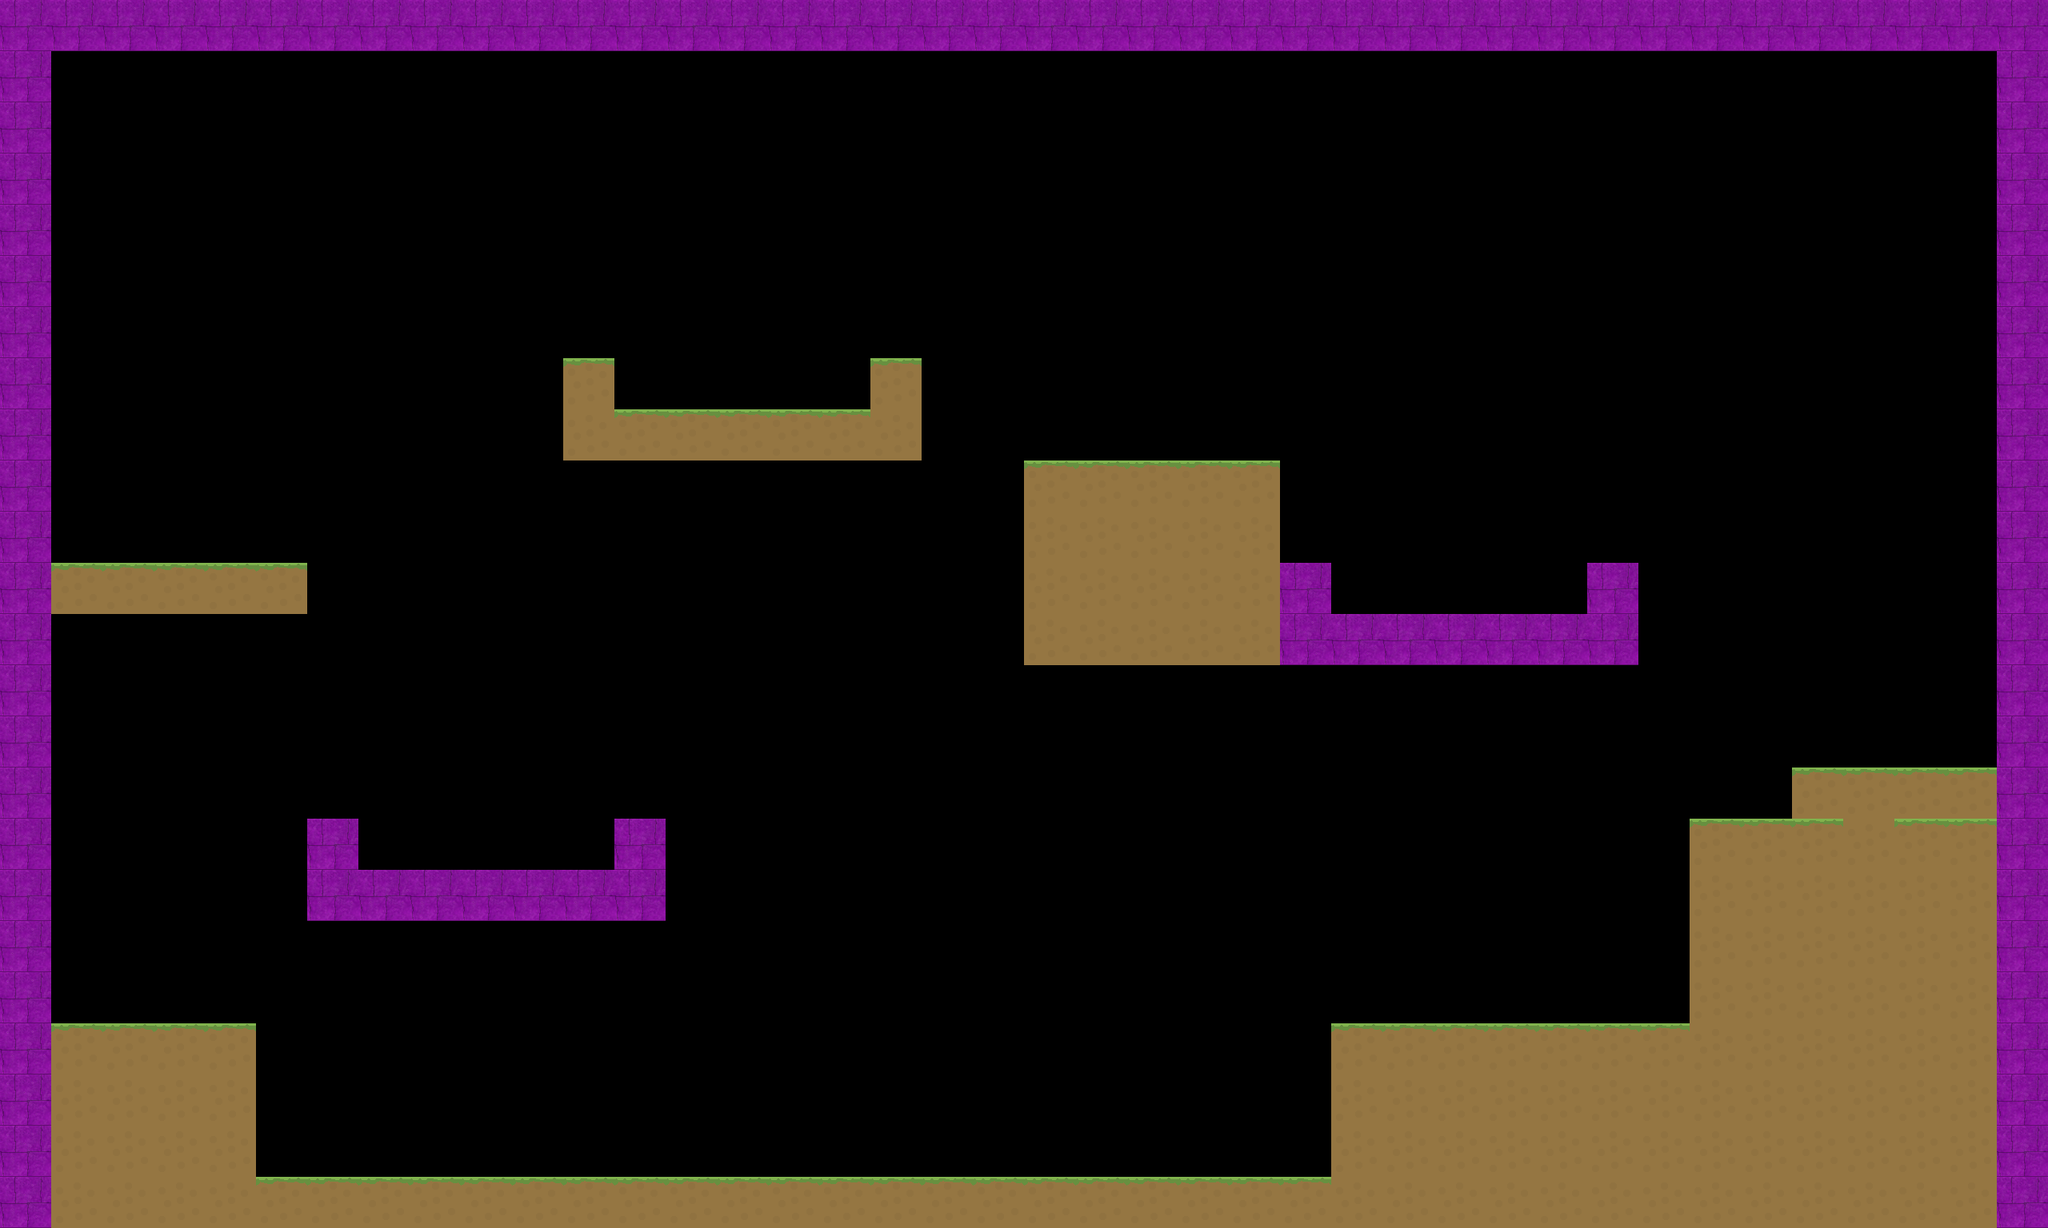

Tiled map render using the project's own tile images. Description and the whole map definition, tile-layer contents included, below:
An orthogonal 40x24 tile map with 64x64 px tiles, 1 tile layer (Tile Layer 1).

<map version="1.0" tiledversion="1.1.1" orientation="orthogonal" renderorder="right-down" width="40" height="24" tilewidth="64" tileheight="64" infinite="0" nextobjectid="1">
 <tileset firstgid="1" source="Tileset1.tsx" />
 <layer name="Tile Layer 1" width="40" height="24">
  <data encoding="csv">
3,3,3,3,3,3,3,3,3,3,3,3,3,3,3,3,3,3,3,3,3,3,3,3,3,3,3,3,3,3,3,3,3,3,3,3,3,3,3,3,
3,0,0,0,0,0,0,0,0,0,0,0,0,0,0,0,0,0,0,0,0,0,0,0,0,0,0,0,0,0,0,0,0,0,0,0,0,0,0,3,
3,0,0,0,0,0,0,0,0,0,0,0,0,0,0,0,0,0,0,0,0,0,0,0,0,0,0,0,0,0,0,0,0,0,0,0,0,0,0,3,
3,0,0,0,0,0,0,0,0,0,0,0,0,0,0,0,0,0,0,0,0,0,0,0,0,0,0,0,0,0,0,0,0,0,0,0,0,0,0,3,
3,0,0,0,0,0,0,0,0,0,0,0,0,0,0,0,0,0,0,0,0,0,0,0,0,0,0,0,0,0,0,0,0,0,0,0,0,0,0,3,
3,0,0,0,0,0,0,0,0,0,0,0,0,0,0,0,0,0,0,0,0,0,0,0,0,0,0,0,0,0,0,0,0,0,0,0,0,0,0,3,
3,0,0,0,0,0,0,0,0,0,0,0,0,0,0,0,0,0,0,0,0,0,0,0,0,0,0,0,0,0,0,0,0,0,0,0,0,0,0,3,
3,0,0,0,0,0,0,0,0,0,0,1,0,0,0,0,0,1,0,0,0,0,0,0,0,0,0,0,0,0,0,0,0,0,0,0,0,0,0,3,
3,0,0,0,0,0,0,0,0,0,0,2,1,1,1,1,1,2,0,0,0,0,0,0,0,0,0,0,0,0,0,0,0,0,0,0,0,0,0,3,
3,0,0,0,0,0,0,0,0,0,0,0,0,0,0,0,0,0,0,0,1,1,1,1,1,0,0,0,0,0,0,0,0,0,0,0,0,0,0,3,
3,0,0,0,0,0,0,0,0,0,0,0,0,0,0,0,0,0,0,0,2,2,2,2,2,0,0,0,0,0,0,0,0,0,0,0,0,0,0,3,
3,1,1,1,1,1,0,0,0,0,0,0,0,0,0,0,0,0,0,0,2,2,2,2,2,3,0,0,0,0,0,3,0,0,0,0,0,0,0,3,
3,0,0,0,0,0,0,0,0,0,0,0,0,0,0,0,0,0,0,0,2,2,2,2,2,3,3,3,3,3,3,3,0,0,0,0,0,0,0,3,
3,0,0,0,0,0,0,0,0,0,0,0,0,0,0,0,0,0,0,0,0,0,0,0,0,0,0,0,0,0,0,0,0,0,0,0,0,0,0,3,
3,0,0,0,0,0,0,0,0,0,0,0,0,0,0,0,0,0,0,0,0,0,0,0,0,0,0,0,0,0,0,0,0,0,0,0,0,0,0,3,
3,0,0,0,0,0,0,0,0,0,0,0,0,0,0,0,0,0,0,0,0,0,0,0,0,0,0,0,0,0,0,0,0,0,0,1,1,1,1,3,
3,0,0,0,0,0,3,0,0,0,0,0,3,0,0,0,0,0,0,0,0,0,0,0,0,0,0,0,0,0,0,0,0,1,1,1,2,1,1,3,
3,0,0,0,0,0,3,3,3,3,3,3,3,0,0,0,0,0,0,0,0,0,0,0,0,0,0,0,0,0,0,0,0,2,2,2,2,2,2,3,
3,0,0,0,0,0,0,0,0,0,0,0,0,0,0,0,0,0,0,0,0,0,0,0,0,0,0,0,0,0,0,0,0,2,2,2,2,2,2,3,
3,0,0,0,0,0,0,0,0,0,0,0,0,0,0,0,0,0,0,0,0,0,0,0,0,0,0,0,0,0,0,0,0,2,2,2,2,2,2,3,
3,1,1,1,1,0,0,0,0,0,0,0,0,0,0,0,0,0,0,0,0,0,0,0,0,0,1,1,1,1,1,1,1,2,2,2,2,2,2,3,
3,2,2,2,2,0,0,0,0,0,0,0,0,0,0,0,0,0,0,0,0,0,0,0,0,0,2,2,2,2,2,2,2,2,2,2,2,2,2,3,
3,2,2,2,2,0,0,0,0,0,0,0,0,0,0,0,0,0,0,0,0,0,0,0,0,0,2,2,2,2,2,2,2,2,2,2,2,2,2,3,
3,2,2,2,2,1,1,1,1,1,1,1,1,1,1,1,1,1,1,1,1,1,1,1,1,1,2,2,2,2,2,2,2,2,2,2,2,2,2,3
</data>
 </layer>
</map>